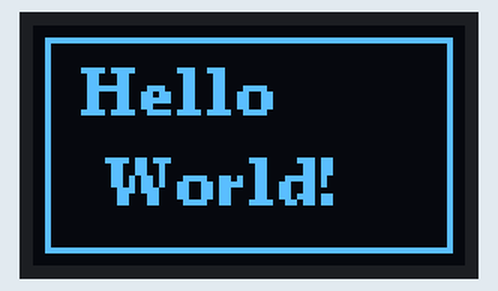
Bench run of a sketch on a simulated Arduino Uno, built with avr-gcc and run on an emulated ATmega328P. On the bench: 72×40 one-colour display. Random numbers use the default seed unless the sketch sets one; what the sketch prints to the serial monitor is not drawn.

Above: at 0.39 s.

The sketch:

xiaoML-oled-text-pixel.ino
```cpp
#include <U8g2lib.h>
#include <Wire.h>

// Initialize the OLED display
// SSD1306 controller, 72x40 resolution, I2C interface
U8G2_SSD1306_72X40_ER_1_HW_I2C u8g2(U8G2_R2, U8X8_PIN_NONE);

void setup() {
  Serial.begin(115200);
  // If A0 is connected, use a different unconnected analog pin or millis() as a less random fallback.
  randomSeed(analogRead(A0));

  Serial.println("XIAOML Kit - Hello World");
  Serial.println("==========================");

  // Initialize the display
  u8g2.begin();

  Serial.println("✓ Display initialized");
  Serial.println("Showing Hello World message...");

  // Clear the display
  u8g2.clearDisplay();
}

void loop() {
  // Start drawing sequence
  u8g2.firstPage();
  do {
    // Set font
    u8g2.setFont(u8g2_font_ncenB08_tr);

    // Display "Hello World" centered
    u8g2.setCursor(8, 15);
    u8g2.print("Hello");

    u8g2.setCursor(12, 30);
    u8g2.print("World!");

    // Add a simple decoration - draw a frame around the text
    u8g2.drawFrame(2, 2, 68, 36);

    // random pixel   72 x 40 max
     u8g2.drawPixel(random(72), random(40));

  } while (u8g2.nextPage());

  // No delay needed - the display will show continuously
}
```
